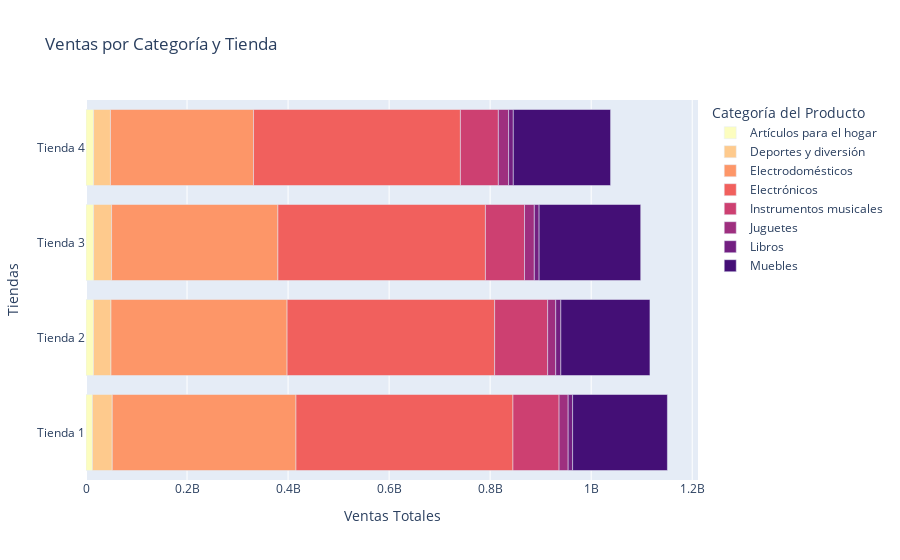

The notebook cell this image was saved under:
### Markdown cell above
### Gráfico barras apiladas

Con wide format

### Code cell
ventas_por_categoria_tiendas_plot = px.bar(wide_ventas_categoria_tiendas,
                                           #x = wide_ventas_categoria_tiendas.index,
                                           #y = wide_ventas_categoria_tiendas.columns,
                                           title='Ventas por Categoría y Tienda',
                                           labels={'value':'Ventas Totales', 'Tienda':'Tiendas', 'variable':'Categoría del Producto'},
                                           #color_discrete_sequence=px.colors.qualitative.Pastel,
                                           color_discrete_sequence=px.colors.sequential.Magma_r,
                                           x = wide_ventas_categoria_tiendas.columns,
                                            y = wide_ventas_categoria_tiendas.index,
                                           orientation='h'
                                           )
ventas_por_categoria_tiendas_plot.show()

### Figure 1 — Plotly figure (JSON) as saved in the notebook; plotly's stock layout.template omitted (floating-point values rounded to 4 significant figures)
{"data": [{"hovertemplate": "Categoría del Producto=Artículos para el hogar<br>Ventas Totales=%{x}<br>Tiendas=%{y}<extra></extra>", "legendgroup": "Artículos para el hogar", "marker": {"color": "#fcfdbf", "pattern": {"shape": ""}}, "name": "Artículos para el hogar", "orientation": "h", "showlegend": true, "textposition": "auto", "type": "bar", "x": [12700000.0, 14750000.0, 15060000.0, 15070000.0], "xaxis": "x", "y": ["Tienda 1", "Tienda 2", "Tienda 3", "Tienda 4"], "yaxis": "y"}, {"hovertemplate": "Categoría del Producto=Deportes y diversión<br>Ventas Totales=%{x}<br>Tiendas=%{y}<extra></extra>", "legendgroup": "Deportes y diversión", "marker": {"color": "#feca8d", "pattern": {"shape": ""}}, "name": "Deportes y diversión", "orientation": "h", "showlegend": true, "textposition": "auto", "type": "bar", "x": [39290000.0, 34740000.0, 35590000.0, 33350000.0], "xaxis": "x", "y": ["Tienda 1", "Tienda 2", "Tienda 3", "Tienda 4"], "yaxis": "y"}, {"hovertemplate": "Categoría del Producto=Electrodomésticos<br>Ventas Totales=%{x}<br>Tiendas=%{y}<extra></extra>", "legendgroup": "Electrodomésticos", "marker": {"color": "#fd9668", "pattern": {"shape": ""}}, "name": "Electrodomésticos", "orientation": "h", "showlegend": true, "textposition": "auto", "type": "bar", "x": [363700000.0, 348600000.0, 329200000.0, 283300000.0], "xaxis": "x", "y": ["Tienda 1", "Tienda 2", "Tienda 3", "Tienda 4"], "yaxis": "y"}, {"hovertemplate": "Categoría del Producto=Electrónicos<br>Ventas Totales=%{x}<br>Tiendas=%{y}<extra></extra>", "legendgroup": "Electrónicos", "marker": {"color": "#f1605d", "pattern": {"shape": ""}}, "name": "Electrónicos", "orientation": "h", "showlegend": true, "textposition": "auto", "type": "bar", "x": [429500000.0, 410800000.0, 410800000.0, 409500000.0], "xaxis": "x", "y": ["Tienda 1", "Tienda 2", "Tienda 3", "Tienda 4"], "yaxis": "y"}, {"hovertemplate": "Categoría del Producto=Instrumentos musicales<br>Ventas Totales=%{x}<br>Tiendas=%{y}<extra></extra>", "legendgroup": "Instrumentos musicales", "marker": {"color": "#cd4071", "pattern": {"shape": ""}}, "name": "Instrumentos musicales", "orientation": "h", "showlegend": true, "textposition": "auto", "type": "bar", "x": [91300000.0, 105000000.0, 77380000.0, 75100000.0], "xaxis": "x", "y": ["Tienda 1", "Tienda 2", "Tienda 3", "Tienda 4"], "yaxis": "y"}, {"hovertemplate": "Categoría del Producto=Juguetes<br>Ventas Totales=%{x}<br>Tiendas=%{y}<extra></extra>", "legendgroup": "Juguetes", "marker": {"color": "#9e2f7f", "pattern": {"shape": ""}}, "name": "Juguetes", "orientation": "h", "showlegend": true, "textposition": "auto", "type": "bar", "x": [18000000.0, 15950000.0, 19400000.0, 20260000.0], "xaxis": "x", "y": ["Tienda 1", "Tienda 2", "Tienda 3", "Tienda 4"], "yaxis": "y"}, {"hovertemplate": "Categoría del Producto=Libros<br>Ventas Totales=%{x}<br>Tiendas=%{y}<extra></extra>", "legendgroup": "Libros", "marker": {"color": "#721f81", "pattern": {"shape": ""}}, "name": "Libros", "orientation": "h", "showlegend": true, "textposition": "auto", "type": "bar", "x": [8785000.0, 10090000.0, 9499000.0, 9321000.0], "xaxis": "x", "y": ["Tienda 1", "Tienda 2", "Tienda 3", "Tienda 4"], "yaxis": "y"}, {"hovertemplate": "Categoría del Producto=Muebles<br>Ventas Totales=%{x}<br>Tiendas=%{y}<extra></extra>", "legendgroup": "Muebles", "marker": {"color": "#440f76", "pattern": {"shape": ""}}, "name": "Muebles", "orientation": "h", "showlegend": true, "textposition": "auto", "type": "bar", "x": [187600000.0, 176400000.0, 201100000.0, 192500000.0], "xaxis": "x", "y": ["Tienda 1", "Tienda 2", "Tienda 3", "Tienda 4"], "yaxis": "y"}], "layout": {"barmode": "relative", "legend": {"title": {"text": "Categoría del Producto"}, "tracegroupgap": 0}, "title": {"text": "Ventas por Categoría y Tienda"}, "xaxis": {"anchor": "y", "domain": [0, 1], "title": {"text": "Ventas Totales"}}, "yaxis": {"anchor": "x", "domain": [0, 1], "title": {"text": "Tiendas"}}}}
